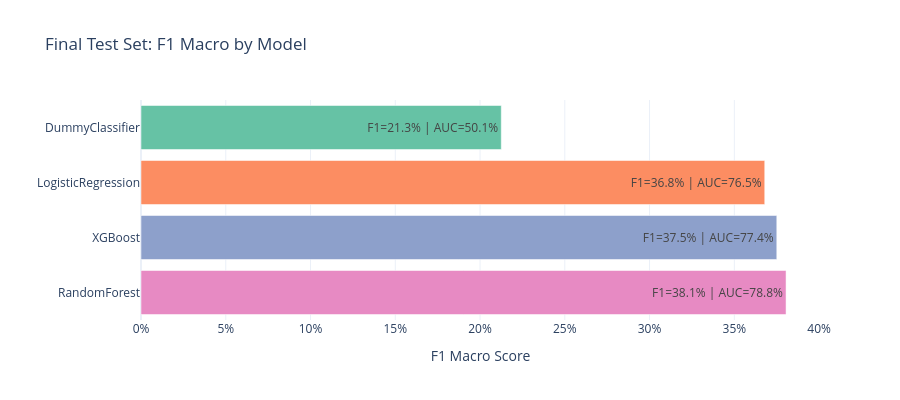

Here is the notebook cell this chart was saved with:
### Code cell
# --- Test Results: Bar Chart  ---
df_test_sorted = df_test_results.sort_values('test_f1_macro')

fig5 = px.bar(
    df_test_sorted,
    x='test_f1_macro', y='model',
    orientation='h',
    text=df_test_sorted.apply(
        lambda r: f"F1={r['test_f1_macro']:.1%} | AUC={r['test_roc_auc']:.1%}", axis=1
    ),
    title='Final Test Set: F1 Macro by Model',
    labels={'test_f1_macro': 'F1 Macro Score', 'model': ''},
    color='model',
    color_discrete_sequence=px.colors.qualitative.Set2,
    template='plotly_white'
)
fig5.update_layout(xaxis_tickformat='.0%', showlegend=False, height=400)
show_and_save(fig5, "benchmark_test_f1")

### Figure 1 — Plotly figure (JSON) as saved in the notebook; plotly's stock layout.template omitted (floating-point values rounded to 4 significant figures)
{"data": [{"hovertemplate": "=%{y}<br>F1 Macro Score=%{x}<br>text=%{text}<extra></extra>", "legendgroup": "DummyClassifier", "marker": {"color": "rgb(102,194,165)", "pattern": {"shape": ""}}, "name": "DummyClassifier", "orientation": "h", "showlegend": true, "text": ["F1=21.3% | AUC=50.1%"], "textposition": "auto", "type": "bar", "x": [0.2125], "xaxis": "x", "y": ["DummyClassifier"], "yaxis": "y"}, {"hovertemplate": "=%{y}<br>F1 Macro Score=%{x}<br>text=%{text}<extra></extra>", "legendgroup": "LogisticRegression", "marker": {"color": "rgb(252,141,98)", "pattern": {"shape": ""}}, "name": "LogisticRegression", "orientation": "h", "showlegend": true, "text": ["F1=36.8% | AUC=76.5%"], "textposition": "auto", "type": "bar", "x": [0.3679], "xaxis": "x", "y": ["LogisticRegression"], "yaxis": "y"}, {"hovertemplate": "=%{y}<br>F1 Macro Score=%{x}<br>text=%{text}<extra></extra>", "legendgroup": "XGBoost", "marker": {"color": "rgb(141,160,203)", "pattern": {"shape": ""}}, "name": "XGBoost", "orientation": "h", "showlegend": true, "text": ["F1=37.5% | AUC=77.4%"], "textposition": "auto", "type": "bar", "x": [0.3751], "xaxis": "x", "y": ["XGBoost"], "yaxis": "y"}, {"hovertemplate": "=%{y}<br>F1 Macro Score=%{x}<br>text=%{text}<extra></extra>", "legendgroup": "RandomForest", "marker": {"color": "rgb(231,138,195)", "pattern": {"shape": ""}}, "name": "RandomForest", "orientation": "h", "showlegend": true, "text": ["F1=38.1% | AUC=78.8%"], "textposition": "auto", "type": "bar", "x": [0.3805], "xaxis": "x", "y": ["RandomForest"], "yaxis": "y"}], "layout": {"barmode": "relative", "height": 400, "legend": {"title": {"text": ""}, "tracegroupgap": 0}, "showlegend": false, "title": {"text": "Final Test Set: F1 Macro by Model"}, "xaxis": {"anchor": "y", "domain": [0, 1], "tickformat": ".0%", "title": {"text": "F1 Macro Score"}}, "yaxis": {"anchor": "x", "categoryarray": ["RandomForest", "XGBoost", "LogisticRegression", "DummyClassifier"], "categoryorder": "array", "domain": [0, 1], "title": {"text": ""}}}}
